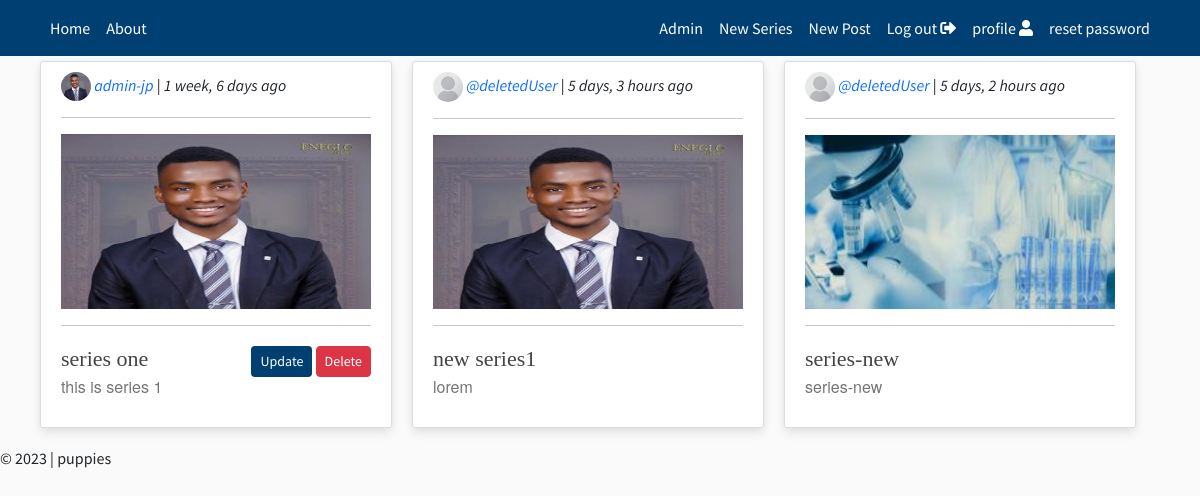
Screenshot of / (signed in) with the database file from the repository.
### core/models.py (models this page shows, shortened)
class articleSeries(models.Model):
    def image_upload_to(self, instance=None):
        if instance:
            return os.path.join('ArticleSeries', slugify(self.slug), instance)
        return None
    title = models.CharField(max_length=100)
    subtitle = models.CharField(max_length=200)
    slug = models.SlugField('Series slug', unique=True)
    published = models.DateTimeField('Date published', default=timezone.now)
    author = models.ForeignKey(get_user_model(), default=8, on_delete = models.SET_DEFAULT)
    image = models.ImageField(upload_to=image_upload_to)
    class Meta:
        verbose_name_plural = "Series"

### users/models.py (models this page shows, shortened)
class CustomUser(AbstractUser):
    STATUS = (
        ('subscriber', 'subscriber'),
        ('regular', 'regular'),
        ('moderator', 'moderator')
    )
    picture = models.ImageField(default='images/profile.jpeg', upload_to="images/profile_pics")
    email = models.EmailField(unique=True)
    status = models.CharField (max_length=50, choices= STATUS, default='regular')
    description = models.TextField('Description', max_length=500, blank=True, null=True)
    def __str__(self):
        return self.username

### core/views.py (the view)
# urls.py: path('', index, name="index"),
def index(request):
    series = articleSeries.objects.all()
    context = {'series': series,
               'type':'s'
               }
    return render(request, 'core/index.html', context)

### core/templates/core/index.html
{% extends 'core/base.html' %}
{% block content %}
<div class="row display-flex justify-content-start">
    <div class="row display-flex justify-content-start">
        {% for object in series %}
            <div class="col-lg-4 col-md-6 col-sm-12 mobiledevice">
                <article class="media content-section customhover" style="height: 95%;">
                    <div class="media-body">
                        <a href="{% url 'profile' object.author %}">
                            <img class="img-fluid" src="{{object.author.picture.url}}" style="border-radius: 50%; max-width: 30px; max-height: 30px;">
                            <i>{{object.author}}</i>
                        </a>
                        |<i> {{object.published|timesince}} ago</i>
                        <hr>
                        <div>
                            {% if object.image %}
                            <div class="aspect-ratio-box">
                                <img class="img-fluid" src="{{ object.image.url }}">
                            </div>
                            <hr>
                            {% endif %}
                        {% if object.author == user %}
                        <div style="float: right">
                            {% if type == "s" %}
                                <a class="btn btncolor btn-sm mt-1 mb-1" href="{% url 'update-series' object.slug %}">Update</a>
                                <a class="btn btn-danger btn-sm mt-1 mb-1" href="{% url 'delete-series' object.slug %}">Delete</a>
                            {% else %}
                                <a class="btn btncolor btn-sm mt-1 mb-1" href="{% url 'update-article' object.series.slug  object.article_slug %}">Update</a>
                                <a class="btn btn-danger btn-sm mt-1 mb-1" href="{% url 'delete-article' object.series.slug  object.article_slug %}">Delete</a>
                            {% endif %}
                        </div>
                        {% endif %}
                            <a class="article-title line-clamp-2 title-style" style="font-size: 22px" href="/{{object.slug}}">
                                {{ object.title }}
                            </a>
                            <a href="/{{object.slug}}" style="text-decoration: none;">
                                <p class="article-content line-clamp-5 subtitle-style">{{ object.subtitle }}</p>
                            </a>
                        </div>
                    </div>
                </article>
            </div>
        {% endfor %}
</div>
{% endblock content %}

### static/css/style.css (style rules this page uses)
:root { --box-shadow: 0 .5rem 1.5rem rgba(0, 0, 0, .4); }
* { margin: 0; padding: 0; }
body { background-color: rgb(247, 252, 252); font-family: 'Source Sans Pro', sans-serif; }
a { text-decoration: none; }
:root { --footercolor: #003F72; --navbarcolor: #003F72; --btncolor: #003F72; --socialcolor: #003F72; --brightText: #ffffff; }
.btncolor { background-color: var(--btncolor) !important; color: var(--brightText) !important; }
body { background: #fafafa; }
.content-section { background: #ffffff; padding: 10px 20px; border: 1px solid #dddddd; border-radius: 3px; margin-bottom: 20px; }
.article-title { color: #444444; }
.article-content { white-space: pre-line; }
.row.display-flex { display: flex; flex-wrap: wrap; }
.row.display-flex > [class*='col-'] { flex-grow: 1; }
.customhover { background: #fff; box-shadow: 0 6px 10px rgba(0,0,0,.08), 0 0 6px rgba(0,0,0,.05); transition: .3s transform cubic-bezier(.155,1.105,.295,1.12),.3s box-shadow,.3s -webkit-transform cubic-bezier(.155,1.105,.295,1.12); cursor: pointer; }
@media screen and (min-width: 600px) { .mobiledevice { padding-left: 10px; padding-right: 10px; } }
.title-style { font-family: fell, Georgia, Cambria, 'Times New Roman', Times, serif !important; }
.subtitle-style { font-family: sohne, 'Helvetica Neue', Helvetica, Arial, sans-serif !important; color: rgba(117, 117, 117, 1) !important; }
.aspect-ratio-box { position: relative; }
.aspect-ratio-box::after { display: block; content: ''; padding-bottom: 56.25%; }
.aspect-ratio-box img { position: absolute; left: 0; top: 0; width: 100%; height: 100%; }

### rows the page displays
articleSeries: author.picture (picture), author "admin-jp", published "1 week, 6 days", image (picture), shows "Update", title "series one", subtitle "this is series 1"
articleSeries: author.picture (placeholder picture), author "@deletedUser", published "5 days, 3 hours", image (picture), title "new series1", subtitle "lorem"
articleSeries: author.picture (placeholder picture), author "@deletedUser", published "5 days, 2 hours", image (picture), title "series-new", subtitle "series-new"
